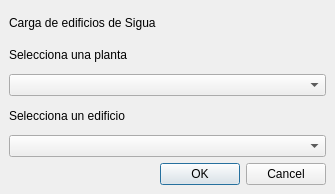
<ui version="4.0" >
 <class>ui</class>
 <widget class="QDialog" name="ui" >
  <property name="geometry" >
   <rect>
    <x>0</x>
    <y>0</y>
    <width>335</width>
    <height>194</height>
   </rect>
  </property>
  <property name="windowTitle" >
   <string>Plugin de SIGUA para QGIS</string>
  </property>
  <property name="windowIcon" >
   <iconset>
    <normaloff>../imagemap_plugin/src</normaloff>../imagemap_plugin/src</iconset>
  </property>
  <layout class="QGridLayout" >
   <property name="margin" >
    <number>9</number>
   </property>
   <property name="spacing" >
    <number>6</number>
   </property>
   <item row="1" column="0" >
    <widget class="QLabel" name="label" >
     <property name="text" >
      <string>Carga de edificios de Sigua</string>
     </property>
    </widget>
   </item>
   <item row="5" column="0" >
    <widget class="QComboBox" name="comboBoxEdificio" />
   </item>
   <item row="3" column="0" >
    <widget class="QComboBox" name="comboBoxPlantas" />
   </item>
   <item row="2" column="0" >
    <widget class="QLabel" name="label_2" >
     <property name="text" >
      <string>Selecciona una planta</string>
     </property>
    </widget>
   </item>
   <item row="4" column="0" >
    <widget class="QLabel" name="label_3" >
     <property name="text" >
      <string>Selecciona un edificio</string>
     </property>
    </widget>
   </item>
   <item row="6" column="0" >
    <widget class="QDialogButtonBox" name="buttonBox" >
     <property name="standardButtons" >
      <set>QDialogButtonBox::Cancel|QDialogButtonBox::Ok</set>
     </property>
    </widget>
   </item>
  </layout>
 </widget>
 <layoutdefault spacing="6" margin="11" />
 <resources/>
 <connections/>
</ui>
